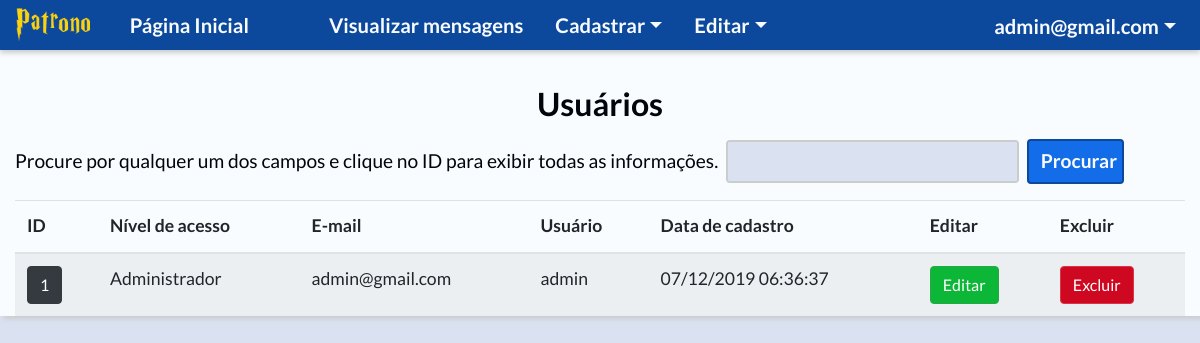
Screenshot of /php/admin/usuario.php (signed in) with the database file from the repository.
### tables this page shows
CREATE TABLE `usuario` (
  `id` int(11) NOT NULL,
  `email` varchar(255) DEFAULT NULL,
  `usuario` varchar(255) DEFAULT NULL,
  `senha` varchar(255) DEFAULT NULL,
  `data_cadastro` datetime DEFAULT NULL,
  `id_nivel` int(11) DEFAULT NULL
);

CREATE TABLE `usuario_nivel` (
  `id` int(11) NOT NULL,
  `nome` varchar(255) DEFAULT NULL
);

### php/admin/usuario.php (the view, shortened to what this page needs)
<!DOCTYPE html>
<html lang="pt-br">
<head>
  <link rel="stylesheet" href="/patrono/css/bootstrap.min.css">
  <link rel="stylesheet" href="/patrono/css/header.css">
  <link rel="stylesheet" href="/patrono/css/style.css">
</head>
<body>
  <?php
    require('../../db.php');
    require_once('header.php');
    if($_SESSION['nivel'] != 1) {
      echo "<script>alert('Você não possui permissão para acessar essa página!'); window.location.href='local.php'</script>";
    }
    else {
      $consult = $pdo->query("SELECT *, u.id id_usuario, n.id id_nivel, n.nome nivel_acesso FROM usuario u JOIN usuario_nivel n ON u.id_nivel = n.id ORDER BY u.data_cadastro DESC");
  ?>
  <div class="container-fluid container-light">
    <h1 class="titulo">Usuários</h1>
    <?php
      require_once('procurar.php');
      if($consult->rowCount() == 0) {
        echo "<div class='alert alert-danger text-center'>Nenhum usuário cadastrado!</div>";
      }
      else {
    ?>
    <table class="table table-striped">
      <thead>
        <tr>
          <th scope="col">ID</th>
          <th scope="col">Nível de acesso</th>
          <th scope="col">E-mail</th>
          <th scope="col">Usuário</th>
          <th scope="col">Data de cadastro</th>
          <th scope="col">Editar</th>
          <th scope="col">Excluir</th>
        </tr>
      </thead>
      <tbody>
        <?php while ($result = $consult->fetch(PDO::FETCH_ASSOC)) {
          $date = date_create($result['data_cadastro']);
        ?>
        <tr>
          <th scope="row"><button type="button" class="btn btn-dark" data-toggle="modal" data-target="#modalUsuario<?php echo $result['id_usuario']?>"><?php echo $result['id_usuario']?></button></th>
          <td><?php echo $result['nivel_acesso']?></td>
          <td><?php echo $result['email']?></td>
          <td><?php echo $result['usuario']?></td>
          <td><?php echo date_format($date, 'd/m/Y H:i:s'); ?></td>
          <td><a href="usuario-editar.php?id=<?php echo $result['id_usuario']?>" class="btn btn-success">Editar</a></td>
          <td><button onClick="excluirUsuario(<?php echo $result['id_usuario'] ?>)" class="btn btn-danger">Excluir</button></td>
        </tr>
        <?php }} $pdo = null; ?>
      </tbody>
    </table>
  </div>
  <?php } ?>
</body>
</html>

### css/style.css (style rules this page uses)
body { background-color: #dae2f2; font-family: 'Lato', sans-serif!important; font-size: 1.1rem; }
.container-light { background-color: #f9fcff; box-shadow: 3px 3px 5px #ccc; color: #01050c; }
.container-fluid { background-color: #f9fcff; }
a { color: #136ce8; }
.titulo { font-family: 'Lato', sans-serif; font-size: 2rem; font-weight: 700; padding-top: 3%; text-align: center; }
.btn-danger { background-color: #cf0821; }
.btn-success { background-color: #0cb637; }

### rows the page displays
usuario: id "1", id_nivel.nome "Administrador", email "admin@gmail.com", usuario "admin", data_cadastro "07/12/2019 06:36:37"

### other values shown
$_SESSION['email'] "admin@gmail.com"
